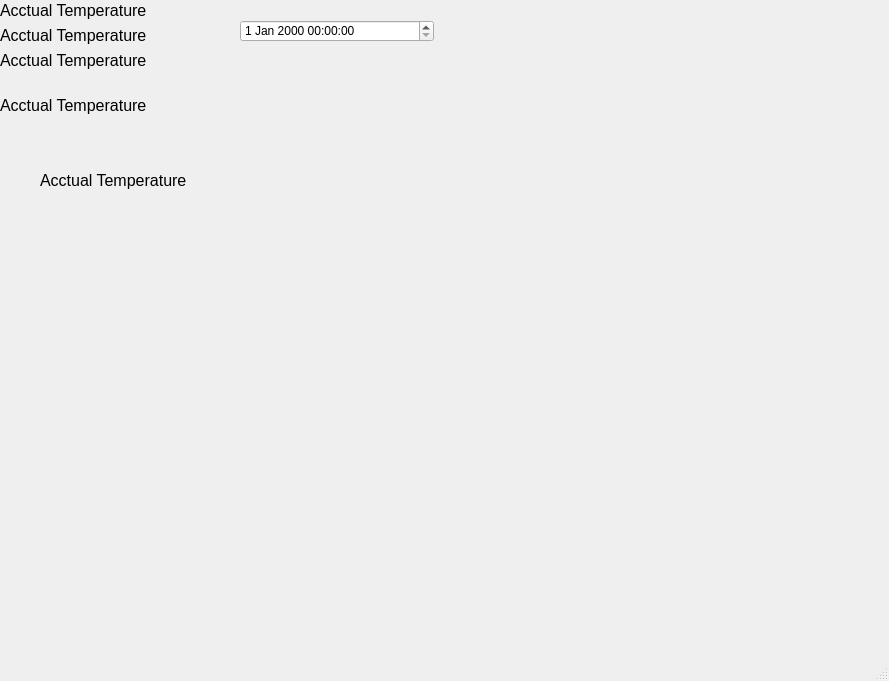
<?xml version="1.0" encoding="UTF-8"?>
<ui version="4.0">
 <class>MainWindow</class>
 <widget class="QMainWindow" name="MainWindow">
  <property name="geometry">
   <rect>
    <x>0</x>
    <y>0</y>
    <width>889</width>
    <height>681</height>
   </rect>
  </property>
  <property name="windowTitle">
   <string>MainWindow</string>
  </property>
  <widget class="QWidget" name="centralwidget">
   <widget class="QDateTimeEdit" name="dateTimeEdit">
    <property name="geometry">
     <rect>
      <x>240</x>
      <y>20</y>
      <width>194</width>
      <height>22</height>
     </rect>
    </property>
   </widget>
   <widget class="QLabel" name="label_2">
    <property name="geometry">
     <rect>
      <x>0</x>
      <y>20</y>
      <width>181</width>
      <height>31</height>
     </rect>
    </property>
    <property name="font">
     <font>
      <pointsize>12</pointsize>
     </font>
    </property>
    <property name="text">
     <string>Acctual Temperature</string>
    </property>
   </widget>
   <widget class="QLabel" name="label_4">
    <property name="geometry">
     <rect>
      <x>0</x>
      <y>50</y>
      <width>191</width>
      <height>21</height>
     </rect>
    </property>
    <property name="font">
     <font>
      <pointsize>12</pointsize>
     </font>
    </property>
    <property name="text">
     <string>Acctual Temperature</string>
    </property>
   </widget>
   <widget class="QLabel" name="label_5">
    <property name="geometry">
     <rect>
      <x>0</x>
      <y>0</y>
      <width>181</width>
      <height>21</height>
     </rect>
    </property>
    <property name="font">
     <font>
      <pointsize>12</pointsize>
     </font>
    </property>
    <property name="text">
     <string>Acctual Temperature</string>
    </property>
   </widget>
   <widget class="QLabel" name="label_6">
    <property name="geometry">
     <rect>
      <x>0</x>
      <y>90</y>
      <width>161</width>
      <height>31</height>
     </rect>
    </property>
    <property name="font">
     <font>
      <pointsize>12</pointsize>
     </font>
    </property>
    <property name="text">
     <string>Acctual Temperature</string>
    </property>
   </widget>
   <widget class="QLabel" name="label_7">
    <property name="geometry">
     <rect>
      <x>40</x>
      <y>170</y>
      <width>171</width>
      <height>21</height>
     </rect>
    </property>
    <property name="font">
     <font>
      <pointsize>12</pointsize>
     </font>
    </property>
    <property name="text">
     <string>Acctual Temperature</string>
    </property>
   </widget>
  </widget>
  <widget class="QMenuBar" name="menubar">
   <property name="geometry">
    <rect>
     <x>0</x>
     <y>0</y>
     <width>889</width>
     <height>21</height>
    </rect>
   </property>
  </widget>
  <widget class="QStatusBar" name="statusbar"/>
 </widget>
 <resources/>
 <connections/>
</ui>
